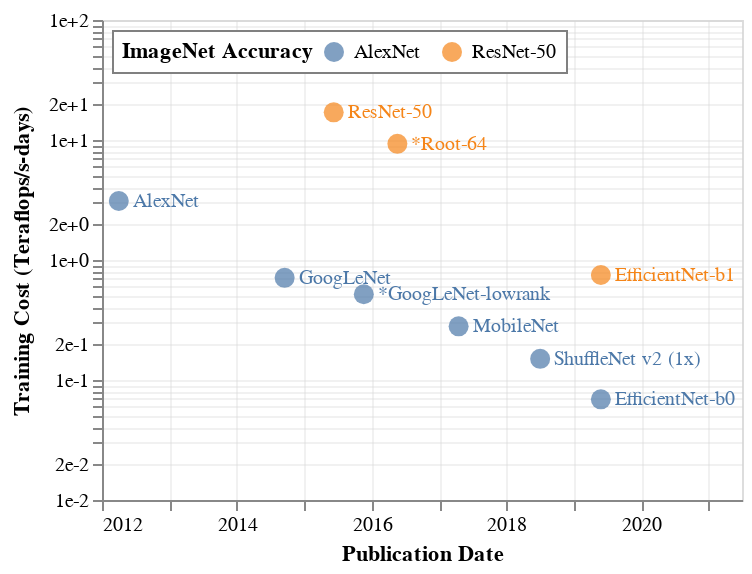

Notebook source saved alongside this figure:
### Code cell
points=alt.Chart(dataframe, width=320, height=240).encode(
    alt.X('date:T', title='Publication Date', scale=alt.Scale(domain=[pd.to_datetime('1/1/2012', format='%d/%m/%Y'), pd.to_datetime('1/7/2021', format='%d/%m/%Y')])),
    alt.Y('tflopsdays:Q', scale=alt.Scale(type='log', base=10, zero=False), axis=alt.Axis(format='.0e'), title='Training Cost (Teraflops/s-days)'),
    alt.Color('perf:N', legend=alt.Legend(orient='top-left', offset=5, 
                                          fillColor='white', padding=5, 
                                          strokeColor='grey',
                                          direction='horizontal',
                                          title='ImageNet Accuracy',
                                          titleBaseline='middle',
                                          titleOrient='left'),
              title='DNN Architecture'),
    text='name:N'
).mark_circle(size=100)

annotations_alexnet = points.transform_filter(
    datum.perf == 'AlexNet'
).mark_text(
    align='left',
    baseline='middle',
    fontSize = 10,
    dx = 7,
)

annotations_resnet50 = points.transform_filter(
    datum.perf == 'ResNet-50'
).mark_text(
    align='left',
    baseline='middle',
    fontSize = 10,
    dx = 7,
)

chart = (points+annotations_alexnet+annotations_resnet50).configure_axis(
    gridColor='lightgrey',
    gridOpacity=0.33,
    labelFontStyle='Roboto-Regular',
    titleFont='Roboto-Regular',
)

chart.interactive()

### Figure 1 — Vega-Lite specification as saved in the notebook (floating-point values rounded to 4 significant figures)
{"config": {"view": {"continuousWidth": 400, "continuousHeight": 300}, "axis": {"gridColor": "lightgrey", "gridOpacity": 0.33, "labelFontStyle": "Roboto-Regular", "titleFont": "Roboto-Regular"}}, "layer": [{"mark": {"type": "circle", "size": 100}, "encoding": {"color": {"type": "nominal", "field": "perf", "legend": {"direction": "horizontal", "fillColor": "white", "offset": 5, "orient": "top-left", "padding": 5, "strokeColor": "grey", "title": "ImageNet Accuracy", "titleBaseline": "middle", "titleOrient": "left"}, "title": "DNN Architecture"}, "text": {"type": "nominal", "field": "name"}, "x": {"type": "temporal", "field": "date", "scale": {"domain": ["2012-01-01T00:00:00", "2021-07-01T00:00:00"]}, "title": "Publication Date"}, "y": {"type": "quantitative", "axis": {"format": ".0e"}, "field": "tflopsdays", "scale": {"base": 10, "type": "log", "zero": false}, "title": "Training Cost (Teraflops/s-days)"}}, "height": 240, "selection": {"selector040": {"type": "interval", "bind": "scales", "encodings": ["x", "y"]}}, "width": 320}, {"mark": {"type": "text", "align": "left", "baseline": "middle", "dx": 7, "fontSize": 10}, "encoding": {"color": {"type": "nominal", "field": "perf", "legend": {"direction": "horizontal", "fillColor": "white", "offset": 5, "orient": "top-left", "padding": 5, "strokeColor": "grey", "title": "ImageNet Accuracy", "titleBaseline": "middle", "titleOrient": "left"}, "title": "DNN Architecture"}, "text": {"type": "nominal", "field": "name"}, "x": {"type": "temporal", "field": "date", "scale": {"domain": ["2012-01-01T00:00:00", "2021-07-01T00:00:00"]}, "title": "Publication Date"}, "y": {"type": "quantitative", "axis": {"format": ".0e"}, "field": "tflopsdays", "scale": {"base": 10, "type": "log", "zero": false}, "title": "Training Cost (Teraflops/s-days)"}}, "height": 240, "transform": [{"filter": "(datum.perf === 'AlexNet')"}], "width": 320}, {"mark": {"type": "text", "align": "left", "baseline": "middle", "dx": 7, "fontSize": 10}, "encoding": {"color": {"type": "nominal", "field": "perf", "legend": {"direction": "horizontal", "fillColor": "white", "offset": 5, "orient": "top-left", "padding": 5, "strokeColor": "grey", "title": "ImageNet Accuracy", "titleBaseline": "middle", "titleOrient": "left"}, "title": "DNN Architecture"}, "text": {"type": "nominal", "field": "name"}, "x": {"type": "temporal", "field": "date", "scale": {"domain": ["2012-01-01T00:00:00", "2021-07-01T00:00:00"]}, "title": "Publication Date"}, "y": {"type": "quantitative", "axis": {"format": ".0e"}, "field": "tflopsdays", "scale": {"base": 10, "type": "log", "zero": false}, "title": "Training Cost (Teraflops/s-days)"}}, "height": 240, "transform": [{"filter": "(datum.perf === 'ResNet-50')"}], "width": 320}], "data": {"name": "data-9755b4aa29e9da6ae69354463cc8209c"}, "$schema": "https://vega.github.io/schema/vega-lite/v4.8.1.json", "datasets": {"data-9755b4aa29e9da6ae69354463cc8209c": [{"name": "AlexNet", "perf": "AlexNet", "tflopsdays": 3.1, "date": "2012-04-01T00:00:00"}, {"name": "GoogLeNet", "perf": "AlexNet", "tflopsdays": 0.71, "date": "2014-09-17T00:00:00"}, {"name": "ResNet-50", "perf": "ResNet-50", "tflopsdays": 17.0, "date": "2015-06-10T00:00:00"}, {"name": "*GoogLeNet-lowrank", "perf": "AlexNet", "tflopsdays": 0.5183, "date": "2015-11-20T00:00:00"}, {"name": "*Root-64", "perf": "ResNet-50", "tflopsdays": 9.29, "date": "2016-05-20T00:00:00"}, {"name": "MobileNet", "perf": "AlexNet", "tflopsdays": 0.28, "date": "2017-04-17T00:00:00"}, {"name": "ShuffleNet v2 (1x)", "perf": "AlexNet", "tflopsdays": 0.15, "date": "2018-07-03T00:00:00"}, {"name": "EfficientNet-b0", "perf": "AlexNet", "tflopsdays": 0.069, "date": "2019-05-28T00:00:00"}, {"name": "EfficientNet-b1", "perf": "ResNet-50", "tflopsdays": 0.75, "date": "2019-05-28T00:00:00"}]}}
